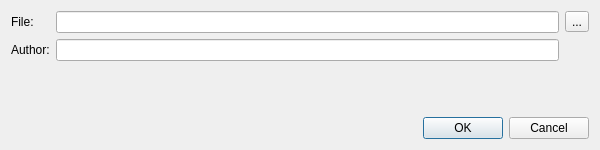
<?xml version="1.0" encoding="UTF-8"?>
<ui version="4.0">
 <class>MovieRecordDialog</class>
 <widget class="QDialog" name="MovieRecordDialog">
  <property name="geometry">
   <rect>
    <x>0</x>
    <y>0</y>
    <width>600</width>
    <height>150</height>
   </rect>
  </property>
  <property name="windowTitle">
   <string>Record Movie</string>
  </property>
  <layout class="QVBoxLayout">
   <item>
    <layout class="QGridLayout">
     <item row="0" column="0">
      <widget class="QLabel">
       <property name="text">
        <string>File:</string>
       </property>
      </widget>
     </item>
     <item row="0" column="1">
      <widget class="QLineEdit" name="filePath"/>
     </item>
     <item row="0" column="2">
      <widget class="QToolButton" name="filePathButton">
       <property name="text">
        <string notr="true">...</string>
       </property>
      </widget>
     </item>
     <item row="1" column="0">
      <widget class="QLabel">
       <property name="text">
        <string>Author:</string>
       </property>
      </widget>
     </item>
     <item row="1" column="1">
      <widget class="QLineEdit" name="authorLineEdit">
       <property name="maxLength">
        <number>32</number>
       </property>
      </widget>
     </item>
    </layout>
   </item>
   <item>
    <spacer>
     <property name="orientation">
      <enum>Qt::Vertical</enum>
     </property>
    </spacer>
   </item>
   <item>
    <widget class="QLabel" name="noteLabel"/>
   </item>
   <item>
    <widget class="QDialogButtonBox" name="buttonBox">
     <property name="standardButtons">
      <set>QDialogButtonBox::Cancel|QDialogButtonBox::Ok</set>
     </property>
    </widget>
   </item>
  </layout>
 </widget>
</ui>
